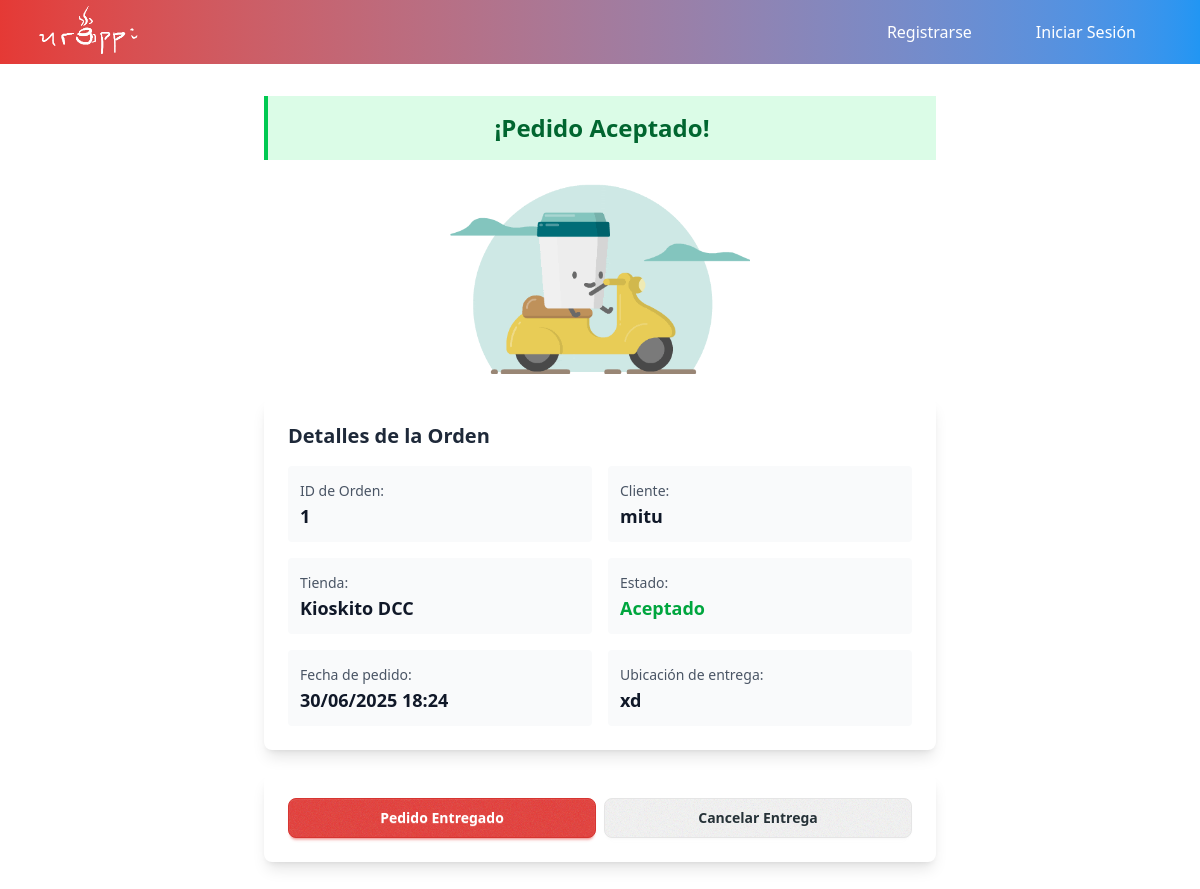
The page /estado_order/1/ on the database as committed earlier.
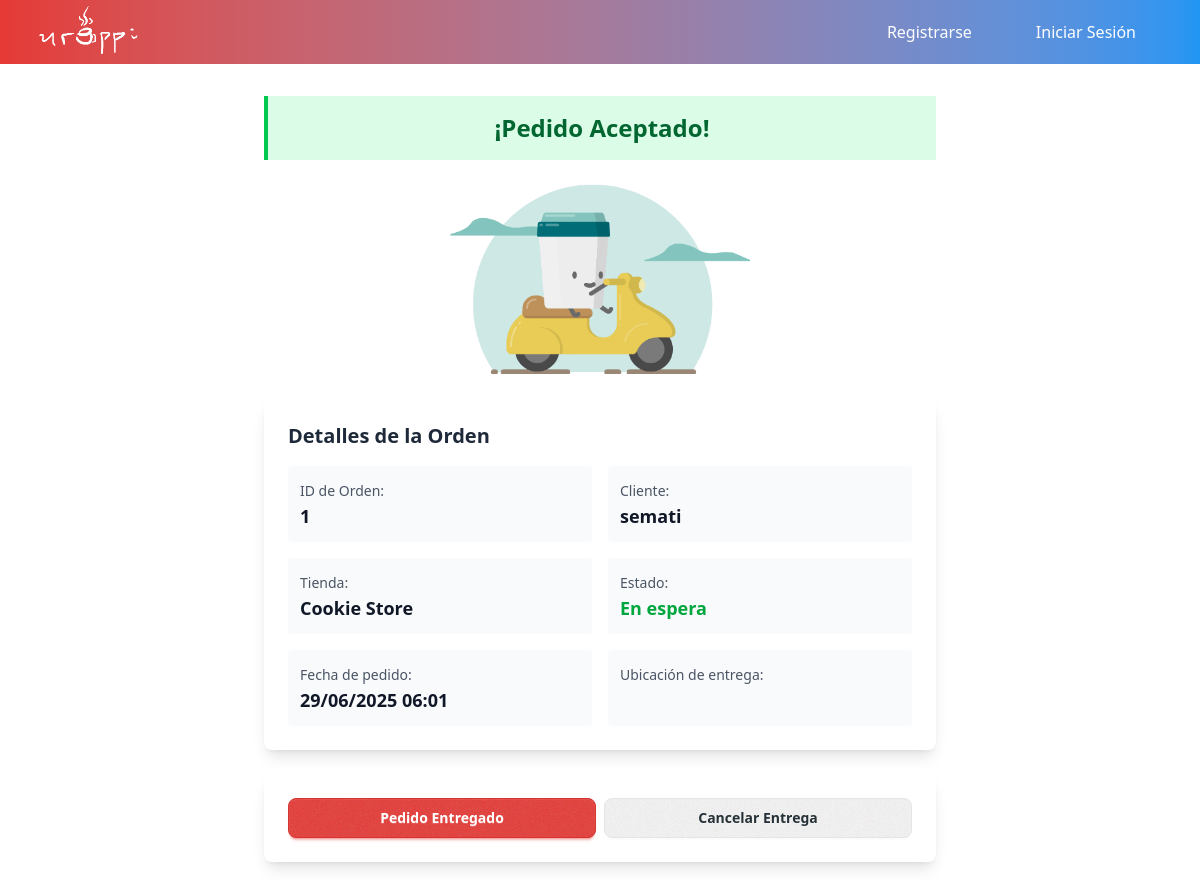
The same page on the database as committed later.
### urappiapp/models.py (models this page shows, shortened)
class Order(models.Model):
    customer = models.ForeignKey(  # Cliente que hace el pedido
        User, on_delete=models.CASCADE, related_name="customer"
    )
    deliverer = models.ForeignKey(  # Repartidor que entrega el pedido
        User, on_delete=models.SET_NULL, null=True, blank=True, related_name="deliverer"
    )
    shop = models.ForeignKey(  # Tienda desde donde se pide el producto
        Shop, on_delete=models.CASCADE
    )
    orderID = models.IntegerField(blank=True, null=True)
    createdAt = models.DateTimeField()  # Fecha de creación
    deliveredAt = models.DateTimeField(null=True)  # Fecha de entrega
    deliveryLocation = models.TextField()
    status = models.IntegerField()  # Estado de la orden (puede ser un enum)
    deliveryInstructions = models.TextField(blank=True, null=True)  # Instrucciones de entrega (puede ser vacío)
    rated = models.BooleanField(default=False)

class User(AbstractUser):
    pronombres = [("La", "La"), ("El", "El"), ("Le", "Le"), ("Otro", "Otro")]
    pronombre = models.CharField(max_length=5, choices=pronombres)
    apodo = models.CharField(max_length=30)  # Apodo o nombre visible
    rating = models.FloatField(default=0.0)
    votes = models.IntegerField(default=0)
    rol = models.CharField(max_length=20, choices=[
        ('customer', 'Cliente'),
        ('deliver', 'Repartidor'),
        ('seller', 'Vendedor'),
    ])
    upuntos = models.IntegerField(default=0)

class Shop(models.Model):
    shopID = models.AutoField(primary_key=True)  # ID único de la tienda
    shopDescription = models.TextField()  # Descripción de la tienda
    openTime = models.TimeField()  # Hora de apertura
    closingTime = models.TimeField()  # Hora de cierre
    shopName = models.CharField(max_length=32)  # Nombre de la tienda
    shopImage = models.ImageField(upload_to="stores/", null=True, blank=True)  # Imagen de la tienda
    location = models.TextField()  # Ubicación de la tienda
    rating = models.FloatField(default=0.0)
    votes = models.IntegerField(default=0)

### app_repartidor/views.py (the view)
# urls.py: path('estado_order/<str:order_id>/', views.estado_order, name='estado_order'),
def estado_order(request, order_id):
    order = get_object_or_404(Order, id=order_id)  #
    context = {
        "usuario": request.user,
        'order': order
        }
    return render(request, 'app_repartidor/estado_order.html', context)

### app_repartidor/templates/app_repartidor/estado_order.html (shortened to what this page needs)
{% extends 'urappi/base.html' %}
{% load static %}
{% block content %}
<div class="container mx-auto px-4 py-8">
    <div class="max-w-2xl mx-auto">
        <div class="flex justify-center mb-6 bg-green-100 border-l-4 border-green-500 p-4 mb-6">
            <h1 class="text-2xl font-bold text-green-800">¡Pedido Aceptado!</h1>
        </div>
          <div class="flex justify-center mb-6">
                <img src="{% static 'svg/cafecito_repartidor.gif' %}" alt="Repartidor animado" width="300">
            </div>
        <div class="bg-white rounded-lg shadow-lg p-6 mb-6">
            <h2 class="text-xl font-semibold mb-4 text-gray-800">Detalles de la Orden</h2>
            <div class="grid grid-cols-1 md:grid-cols-2 gap-4">
                <div class="bg-gray-50 p-3 rounded">
                    <span class="text-sm font-medium text-gray-600">ID de Orden:</span>
                    <p class="text-lg font-semibold text-gray-900">{{ order.id }}</p>
                </div>
                <div class="bg-gray-50 p-3 rounded">
                    <span class="text-sm font-medium text-gray-600">Cliente:</span>
                    <p class="text-lg font-semibold text-gray-900">
                        {% if order.customer.apodo %}
                            {{ order.customer.apodo }}
                        {% else %}
                            {{ order.customer.username }}
                        {% endif %}
                    </p>
                </div>
                <div class="bg-gray-50 p-3 rounded">
                    <span class="text-sm font-medium text-gray-600">Tienda:</span>
                    <p class="text-lg font-semibold text-gray-900">{{ order.shop.shopName }}</p>
                </div>
                <div class="bg-gray-50 p-3 rounded">
                    <span class="text-sm font-medium text-gray-600">Estado:</span>
                    <p class="text-lg font-semibold text-green-600">
                        {% if order.status == 2 %}
                            Aceptado
                        {% elif order.status == 3 %}
                            Entregado
                        {% else %}
                            En espera
                        {% endif %}
                    </p>
                </div>
                <div class="bg-gray-50 p-3 rounded">
                    <span class="text-sm font-medium text-gray-600">Fecha de pedido:</span>
                    <p class="text-lg font-semibold text-gray-900">{{ order.createdAt|date:"d/m/Y H:i" }}</p>
                </div>
                <div class="bg-gray-50 p-3 rounded">
                    <span class="text-sm font-medium text-gray-600">Ubicación de entrega:</span>
                    <p class="text-lg font-semibold text-gray-900">{{ order.deliveryLocation }}</p>
                </div>
            </div>
        </div>
        <div class="bg-white rounded-lg shadow-lg p-6">
            <form method="post" action="{% url 'app_repartidor:delivery_action' %}" class="w-full">
                        <div class="flex gap-2 mt-auto">
                            <button type="submit" name="action" value="accept" class="flex-1 btn btn-primary">Pedido Entregado</button>
                            <button type="submit" name="action" value="reject" class="flex-1 btn btn-danger">Cancelar Entrega</button>
                        </div>
                    </form>
        </div>
    </div>
</div>
{% endblock content %}

### urappi/templates/urappi/base.html (shortened to what this page needs)
<!DOCTYPE html>
<html class="h-full" lang="es" data-theme="urappi-theme">
    <head>
        {% load static %}
        <link
            href="{% static 'urappi/output.css' %}"
            rel="stylesheet"
            type="text/css"
        />
    </head>
    <body class="h-full flex flex-col">
        {% block header %}
            {% include 'urappi/header.html' %}
        {% endblock %}
        <main class="flex-grow">
            {% block content %}{% endblock %}
        </main>
    </body>
</html>

### urappi/templates/urappi/header.html (shortened to what this page needs)
<header class="bg-gradient-to-r from-primary to-secondary text-white">
     {% load static %}
    <div class="max-w-7xl mx-auto px-4 sm:px-6 lg:px-8 flex items-center justify-between h-16">
        <a href="{% url 'home' %}">
            <img src="{% static 'images/logo.png' %}" alt="Urappi Logo" class="h-16 object-contain">
        </a>
        <nav class="flex items-center space-x-6">
        {% if user.is_authenticated %}
            <div class="flex flex-col justify-center justify-between">
                <h1 class="text-lg font-semibold">Hola, {{ usuario.apodo }}</h1>
                <p class="text-sm">Tienes ${{ usuario.upuntos }} UPuntos</p>
            </div>
            <div class="w-12 h-12 rounded-full overflow-hidden border-2 border-blue-500">
                <img src="{% static usuario.profilePic %}"  />
            </div>
            <div class="max-w-7xl mx-auto px-4 sm:px-6 lg:px-8 flex items-center justify-between h-16">
                <a href="{% url 'logout' %}">Cerrar sesión </a>
            </div>
        {% else %}
            <div class="max-w-7xl mx-auto px-4 sm:px-6 lg:px-8 flex items-center justify-between h-16">
                <a href="{% url 'register_user' %}">Registrarse</a>
            </div>
            <div class="max-w-7xl mx-auto px-4 sm:px-6 lg:px-8 flex items-center justify-between h-16">
                <a href="{% url 'login' %}">Iniciar Sesión</a>
            </div>
        {% endif %}
        </nav>
    </div>
</header>

Rows that differ between the two databases and show on the page:
changed Order id 1: customer.apodo "mitu" → "semati"; shop.shopName "Kioskito DCC" → "Cookie Store"; createdAt "30/06/2025 18:24" → "29/06/2025 06:01"; deliveryLocation "xd" → (not shown)
Other text that changed with them:
text no longer shown: "Aceptado"
text now shown: "En espera"
